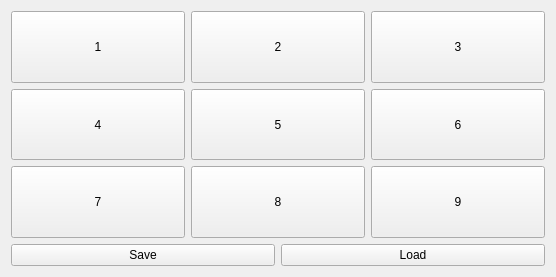
<?xml version="1.0" encoding="UTF-8"?>
<ui version="4.0">
 <class>Widget</class>
 <widget class="QWidget" name="Widget">
  <property name="geometry">
   <rect>
    <x>0</x>
    <y>0</y>
    <width>556</width>
    <height>277</height>
   </rect>
  </property>
  <property name="windowTitle">
   <string>Widget</string>
  </property>
  <layout class="QVBoxLayout" name="verticalLayout">
   <item>
    <layout class="QGridLayout" name="gridLayout">
     <item row="0" column="0">
      <widget class="QPushButton" name="pushButton_1">
       <property name="sizePolicy">
        <sizepolicy hsizetype="Minimum" vsizetype="Expanding">
         <horstretch>0</horstretch>
         <verstretch>0</verstretch>
        </sizepolicy>
       </property>
       <property name="text">
        <string>1</string>
       </property>
      </widget>
     </item>
     <item row="0" column="1">
      <widget class="QPushButton" name="pushButton_2">
       <property name="sizePolicy">
        <sizepolicy hsizetype="Minimum" vsizetype="Expanding">
         <horstretch>0</horstretch>
         <verstretch>0</verstretch>
        </sizepolicy>
       </property>
       <property name="text">
        <string>2</string>
       </property>
      </widget>
     </item>
     <item row="0" column="2">
      <widget class="QPushButton" name="pushButton_3">
       <property name="sizePolicy">
        <sizepolicy hsizetype="Minimum" vsizetype="Expanding">
         <horstretch>0</horstretch>
         <verstretch>0</verstretch>
        </sizepolicy>
       </property>
       <property name="text">
        <string>3</string>
       </property>
      </widget>
     </item>
     <item row="1" column="0">
      <widget class="QPushButton" name="pushButton_4">
       <property name="sizePolicy">
        <sizepolicy hsizetype="Minimum" vsizetype="Expanding">
         <horstretch>0</horstretch>
         <verstretch>0</verstretch>
        </sizepolicy>
       </property>
       <property name="text">
        <string>4</string>
       </property>
      </widget>
     </item>
     <item row="1" column="1">
      <widget class="QPushButton" name="pushButton_5">
       <property name="sizePolicy">
        <sizepolicy hsizetype="Minimum" vsizetype="Expanding">
         <horstretch>0</horstretch>
         <verstretch>0</verstretch>
        </sizepolicy>
       </property>
       <property name="text">
        <string>5</string>
       </property>
      </widget>
     </item>
     <item row="1" column="2">
      <widget class="QPushButton" name="pushButton_6">
       <property name="sizePolicy">
        <sizepolicy hsizetype="Minimum" vsizetype="Expanding">
         <horstretch>0</horstretch>
         <verstretch>0</verstretch>
        </sizepolicy>
       </property>
       <property name="text">
        <string>6</string>
       </property>
      </widget>
     </item>
     <item row="2" column="0">
      <widget class="QPushButton" name="pushButton_7">
       <property name="sizePolicy">
        <sizepolicy hsizetype="Minimum" vsizetype="Expanding">
         <horstretch>0</horstretch>
         <verstretch>0</verstretch>
        </sizepolicy>
       </property>
       <property name="text">
        <string>7</string>
       </property>
      </widget>
     </item>
     <item row="2" column="1">
      <widget class="QPushButton" name="pushButton_8">
       <property name="sizePolicy">
        <sizepolicy hsizetype="Minimum" vsizetype="Expanding">
         <horstretch>0</horstretch>
         <verstretch>0</verstretch>
        </sizepolicy>
       </property>
       <property name="text">
        <string>8</string>
       </property>
      </widget>
     </item>
     <item row="2" column="2">
      <widget class="QPushButton" name="pushButton_9">
       <property name="sizePolicy">
        <sizepolicy hsizetype="Minimum" vsizetype="Expanding">
         <horstretch>0</horstretch>
         <verstretch>0</verstretch>
        </sizepolicy>
       </property>
       <property name="text">
        <string>9</string>
       </property>
      </widget>
     </item>
    </layout>
   </item>
   <item>
    <layout class="QHBoxLayout" name="horizontalLayout">
     <item>
      <widget class="QPushButton" name="savePushButton">
       <property name="text">
        <string>Save</string>
       </property>
      </widget>
     </item>
     <item>
      <widget class="QPushButton" name="loadPushButton">
       <property name="text">
        <string>Load</string>
       </property>
      </widget>
     </item>
    </layout>
   </item>
  </layout>
 </widget>
 <resources/>
 <connections/>
</ui>
